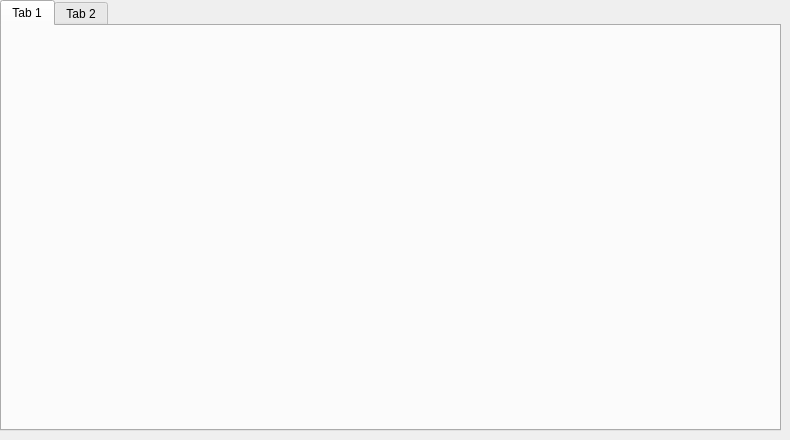
<?xml version="1.0" encoding="UTF-8"?>
<ui version="4.0">
 <class>Widget</class>
 <widget class="QWidget" name="Widget">
  <property name="geometry">
   <rect>
    <x>0</x>
    <y>0</y>
    <width>790</width>
    <height>440</height>
   </rect>
  </property>
  <property name="windowTitle">
   <string>Widget</string>
  </property>
  <widget class="QTabWidget" name="tabWidget">
   <property name="geometry">
    <rect>
     <x>0</x>
     <y>0</y>
     <width>781</width>
     <height>431</height>
    </rect>
   </property>
   <property name="currentIndex">
    <number>0</number>
   </property>
   <widget class="QWidget" name="pTab1_2">
    <attribute name="title">
     <string>Tab 1</string>
    </attribute>
   </widget>
   <widget class="QWidget" name="pTab2_2">
    <attribute name="title">
     <string>Tab 2</string>
    </attribute>
   </widget>
  </widget>
 </widget>
 <resources/>
 <connections/>
</ui>
